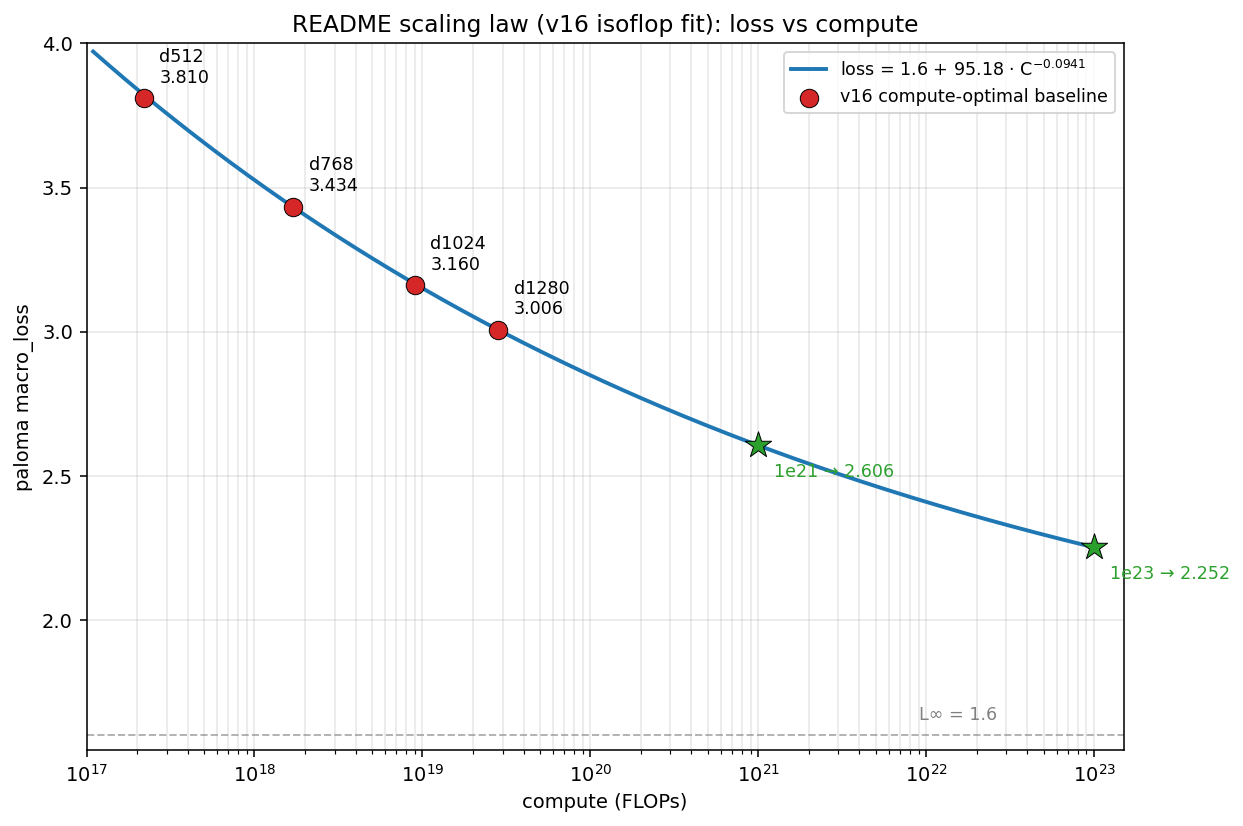

Source code (Python):
"""README scaling curve: loss = 1.6 + 95.18 * C^-0.0941 through the 4 v16 baseline points."""

import os

import matplotlib.pyplot as plt
import numpy as np

L_inf = 1.6
A = 95.18
alpha = 0.0941

# v16 compute-optimal baseline points (README table)
points = [
    (2.19e17, 3.8104, "d512"),
    (1.70e18, 3.4339, "d768"),
    (9.00e18, 3.1605, "d1024"),
    (2.83e19, 3.0065, "d1280"),
]

fig, ax = plt.subplots(figsize=(9, 6))

# Fitted curve
c_grid = np.geomspace(min(p[0] for p in points) * 0.5, 1e23, 400)
loss_grid = L_inf + A * c_grid ** (-alpha)
ax.plot(c_grid, loss_grid, "-", color="#1f77b4", lw=2, label=f"loss = {L_inf} + {A} · C$^{{-{alpha:.4f}}}$")

# L_inf asymptote
ax.axhline(L_inf, color="gray", ls="--", lw=1, alpha=0.6)
ax.annotate(f"L∞ = {L_inf}", xy=(c_grid[-1], L_inf), xytext=(-90, 8), textcoords="offset points",
            color="gray", fontsize=9)

# Data points
xs = [p[0] for p in points]
ys = [p[1] for p in points]
labels = [p[2] for p in points]
ax.scatter(xs, ys, s=90, color="#d62728", zorder=5, edgecolors="black", lw=0.5, label="v16 compute-optimal baseline")
for x, y, lbl in zip(xs, ys, labels, strict=True):
    ax.annotate(f"{lbl}\n{y:.3f}", xy=(x, y), xytext=(8, 8), textcoords="offset points", fontsize=9)

# Highlight extrapolation budgets
for budget, label in [(1e21, "1e21"), (1e23, "1e23")]:
    projected = L_inf + A * budget ** (-alpha)
    ax.scatter([budget], [projected], marker="*", s=200, color="#2ca02c", zorder=5,
               edgecolors="black", lw=0.5)
    ax.annotate(f"{label} → {projected:.3f}", xy=(budget, projected), xytext=(8, -16),
                textcoords="offset points", fontsize=9, color="#2ca02c")

ax.set_xscale("log")
ax.set_xlim(1e17, 1.5e23)
ax.set_ylim(1.55, 4.0)
ax.set_xlabel("compute (FLOPs)")
ax.set_ylabel("paloma macro_loss")
ax.set_title("README scaling law (v16 isoflop fit): loss vs compute")
ax.grid(True, which="both", alpha=0.3)
ax.legend(loc="upper right", fontsize=9)

fig.tight_layout()
out = os.path.join(os.path.dirname(os.path.abspath(__file__)), "readme_scaling_curve.png")
fig.savefig(out, dpi=140, bbox_inches="tight")
print(f"wrote {out}")
